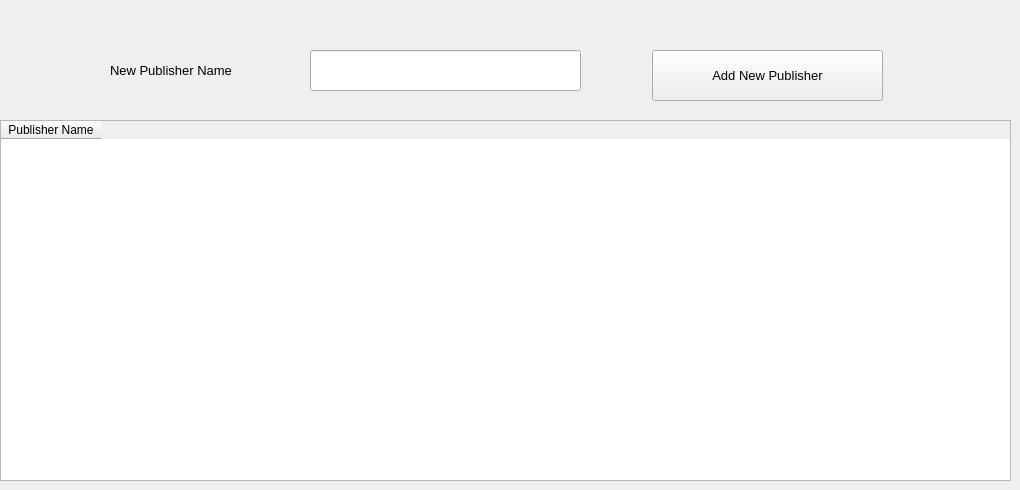
      <widget class="QWidget" name="tab_9">
       <attribute name="title">
        <string>Publisher</string>
       </attribute>
       <widget class="QPushButton" name="pushButton_16">
        <property name="geometry">
         <rect>
          <x>652</x>
          <y>50</y>
          <width>231</width>
          <height>51</height>
         </rect>
        </property>
        <property name="font">
         <font>
          <family>Segoe UI</family>
          <pointsize>10</pointsize>
         </font>
        </property>
        <property name="text">
         <string>Add New Publisher</string>
        </property>
       </widget>
       <widget class="QLineEdit" name="lineEdit_21">
        <property name="geometry">
         <rect>
          <x>310</x>
          <y>50</y>
          <width>271</width>
          <height>41</height>
         </rect>
        </property>
        <property name="font">
         <font>
          <pointsize>10</pointsize>
         </font>
        </property>
       </widget>
       <widget class="QLabel" name="label_28">
        <property name="geometry">
         <rect>
          <x>110</x>
          <y>55</y>
          <width>201</width>
          <height>31</height>
         </rect>
        </property>
        <property name="font">
         <font>
          <family>Segoe UI</family>
          <pointsize>10</pointsize>
         </font>
        </property>
        <property name="text">
         <string>New Publisher Name</string>
        </property>
       </widget>
       <widget class="QTableWidget" name="tableWidget_4">
        <property name="geometry">
         <rect>
          <x>0</x>
          <y>120</y>
          <width>1011</width>
          <height>361</height>
         </rect>
        </property>
        <property name="font">
         <font>
          <family>Segoe UI</family>
          <pointsize>9</pointsize>
         </font>
        </property>
        <column>
         <property name="text">
          <string>Publisher Name</string>
         </property>
        </column>
       </widget>
      </widget>
